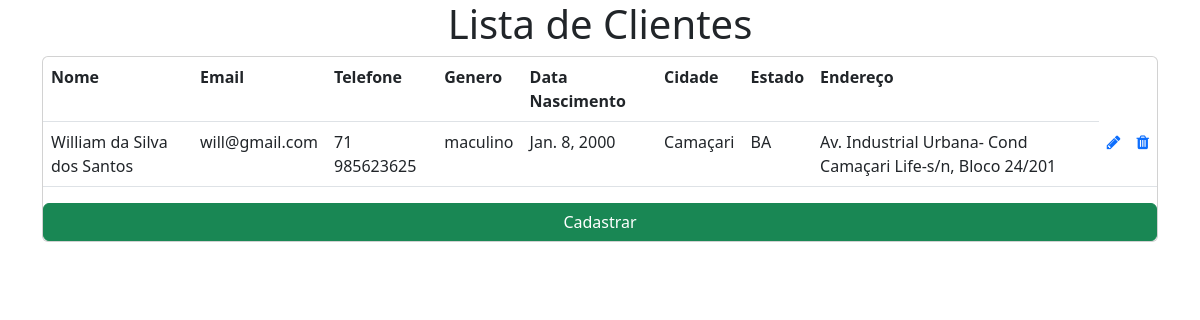
/formulario/lista/, run on an earlier commit of the app's database.
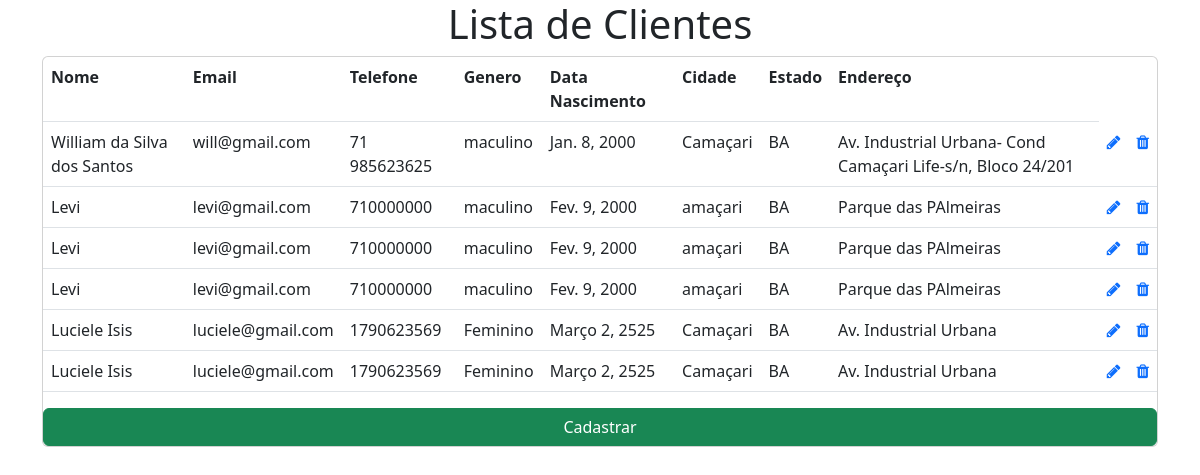
And on a later commit of the database.
### formulario/models.py (models this page shows, shortened)
class DadosPessoais(models.Model):
    genero_list = (
        ("Masculino", "Masculino"),
        ("Feminino", "Feminino"),
        ("Outro", "Outro")
    )
    estado_list = (
        ('AC', 'AC'), ('AL', 'AL'), ('AM', 'AM'), ('AP', 'AP'), ('BA','BA'), ('CE', 'CE'), ('DF', 'DF'), ('ES', 'ES'),
        ('GO', 'GO'), ('MA',' MA'), ('MG', 'MG'), ('MS', 'MS'), ('MT', 'MT'), ('PA', 'PA'), ('PB', 'PB'), ('PE','PE'),
        ('PI', 'PI'), ('PR','PR'), ('RJ','RJ'), ('RN','RN'), ('RO', 'RO'),('RR','RR'), ('RS','RS'), ('SC','SC'),
        ('SE', 'SE'), ('SP', 'SP'), ('TO', 'TO')
        )
    nome = models.CharField(max_length=100, verbose_name="Nome completo")
    email = models.EmailField(verbose_name="Email")
    telefone = models.CharField(max_length=14, verbose_name="Telefone")
    genero = models.CharField(max_length=10, verbose_name="Genero", choices=genero_list)
    data_nascimento = models.DateField(verbose_name="Data de Nascimento")
    cidade = models.CharField(max_length=30, verbose_name="Cidade")
    estado = models.CharField(max_length=2, verbose_name="Estado", choices=estado_list)
    endereco = models.CharField(max_length=100, verbose_name="Endereço")
    class Meta:
        verbose_name_plural = "Dados Pessoais"

### formulario/views.py (the view)
# urls.py: path('lista/', lista, name='lista'),
def lista(request):
    lista_clientes = DadosPessoais.objects.all()
    context = {'lista_clientes': lista_clientes}
    return render(request, 'lista.html', context)

### formulario/templates/lista.html
{% extends 'base.html' %}
{% load static %}
{% block content %}
    <div class="container">
        <h1 align="center">Lista de Clientes</h1>
        <div class="card">
            <table class="table" align="center">
                <tr>
                    <th>Nome</th>
                    <th>Email</th>
                    <th>Telefone</th>
                    <th>Genero</th>
                    <th>Data Nascimento</th>
                    <th>Cidade</th>
                    <th>Estado</th>
                    <th>Endereço</th>
                </tr>
                {% for cliente in lista_clientes %}
                <tr>
                    <td>{{ cliente.nome }}</td>
                    <td>{{ cliente.email }}</td>
                    <td>{{ cliente.telefone }}</td>
                    <td>{{ cliente.genero }}</td>
                    <td>{{ cliente.data_nascimento }}</td>
                    <td>{{ cliente.cidade }}</td>
                    <td>{{ cliente.estado }}</td>
                    <td>{{ cliente.endereco }}</td>
                    <td><a href="{% url 'formulario:editar' cliente.id %}"><i class="fa fa-pencil"></i></a></td>
                    <td><a href="{% url 'formulario:deletar' cliente.id %}"><i class="fa fa-trash"></i></a></td>
                </tr>
                {% endfor %}
            </table>
                <a class="btn btn-success btn-block" href="{% url 'formulario:cadastrar' %}">Cadastrar</a>
        </div>
    </div>
{% endblock %}

What changed in the data, as far as the page shows it:
added DadosPessoais: nome "Levi", email "levi@gmail.com", telefone "710000000", genero "maculino", data_nascimento "Fev. 9, 2000", cidade "amaçari", estado "BA", endereco "Parque das PAlmeiras"
added DadosPessoais: nome "Levi", email "levi@gmail.com", telefone "710000000", genero "maculino", data_nascimento "Fev. 9, 2000", cidade "amaçari", estado "BA", endereco "Parque das PAlmeiras"
added DadosPessoais: nome "Levi", email "levi@gmail.com", telefone "710000000", genero "maculino", data_nascimento "Fev. 9, 2000", cidade "amaçari", estado "BA", endereco "Parque das PAlmeiras"
added DadosPessoais: nome "Luciele Isis", email "luciele@gmail.com", telefone "1790623569", genero "Feminino", data_nascimento "Março 2, 2525", cidade "Camaçari", estado "BA", endereco "Av. Industrial Urbana"
added DadosPessoais: nome "Luciele Isis", email "luciele@gmail.com", telefone "1790623569", genero "Feminino", data_nascimento "Março 2, 2525", cidade "Camaçari", estado "BA", endereco "Av. Industrial Urbana"
